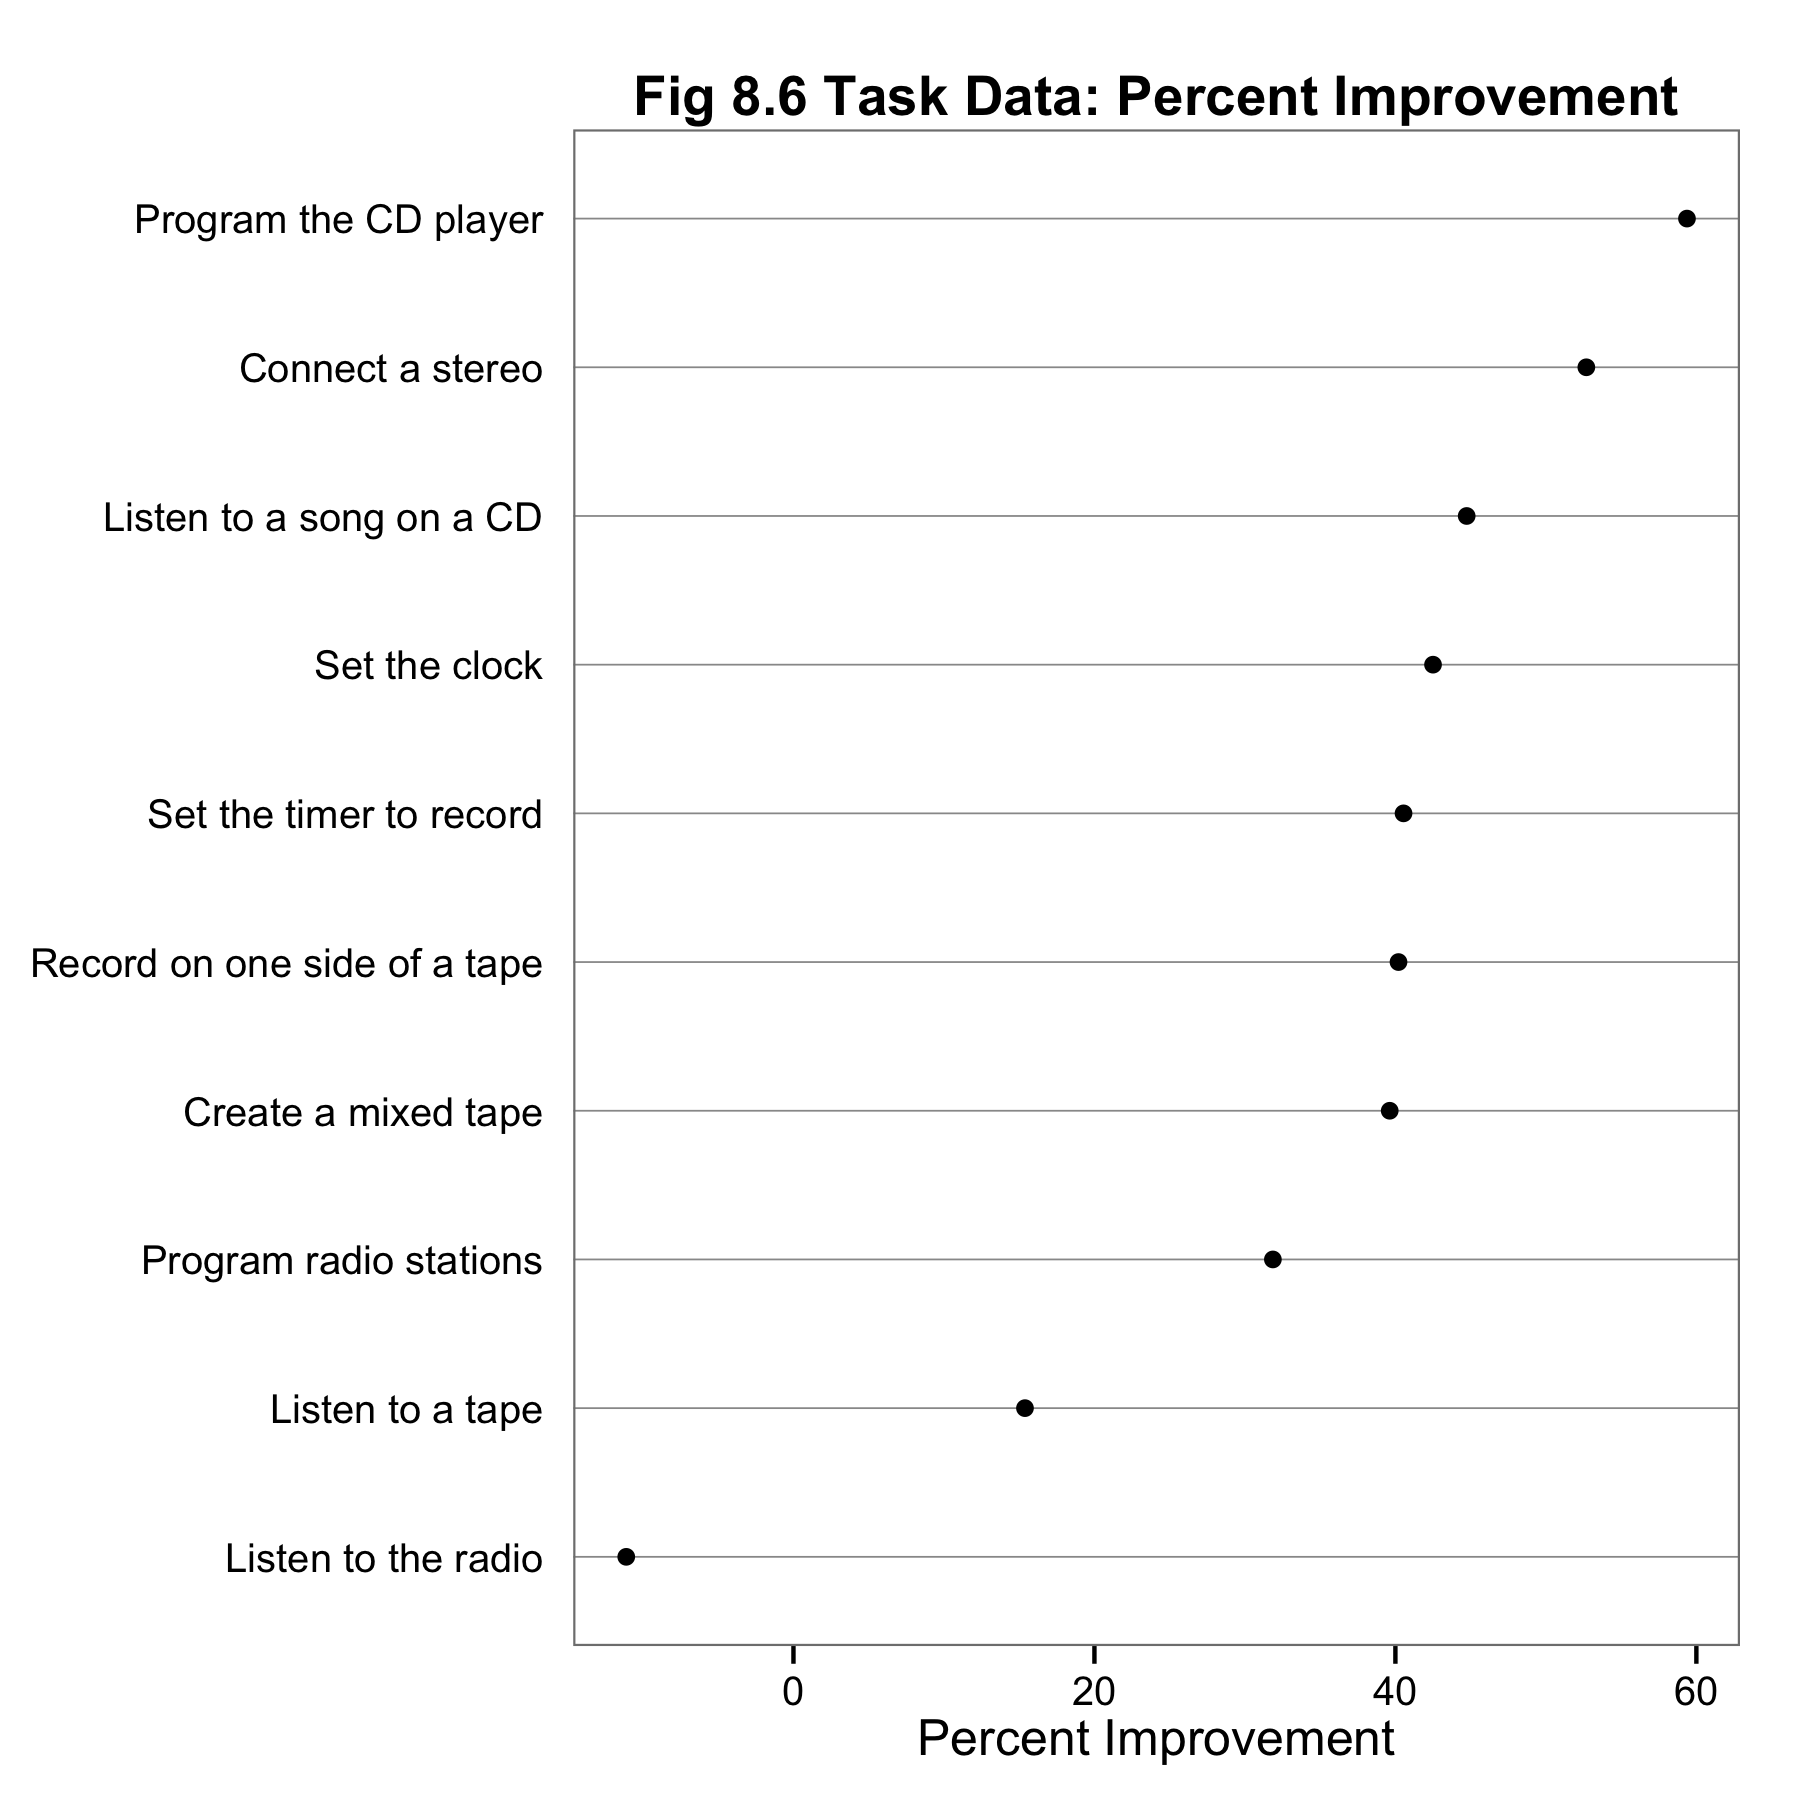

Write the R code that produced this figure.
library(ggplot2)

this_base <- "fig08-06_task-data-percent-improvement"

my_data <- data.frame(
  task = c("Connect a stereo", "Create a mixed tape", "Program radio stations", 
           "Record on one side of a tape", "Program the CD player", 
           "Set the clock", "Set the timer to record", 
           "Listen to a song on a CD", "Listen to a tape", 
           "Listen to the radio"),
  revised = c(8.8, 9.6, 7.7, 5.8, 2.6, 2.3, 2.2, 2.1, 2.2, 1.0),
  original = c(18.6, 15.9, 11.3, 9.7, 6.4, 4.0, 3.7, 3.8, 2.6, 0.9))

my_data$improve = transform(my_data, improve = original - revised)$improve

my_data$p_improve <- transform(my_data, p_improve = (improve / original) * 100)$p_improve	

p <- ggplot(my_data, aes(x = p_improve, y = reorder(task, p_improve))) +
  geom_point() +
  scale_x_continuous(breaks = seq(0, 60, 20)) +
  labs(x = "Percent Improvement", y = NULL) +
  ggtitle("Fig 8.5 Task Data: Percent Improvement") +
  theme_bw() +
  theme(panel.grid.major.y = element_line(colour = "grey60"),
        panel.grid.major.x = element_blank(),
        panel.grid.minor = element_blank(),
        plot.title = element_text(size = rel(1.1), face = "bold"),
        axis.ticks.y = element_blank())

p

ggsave(paste0(this_base, ".png"),
       p, width = 6, height = 6)

